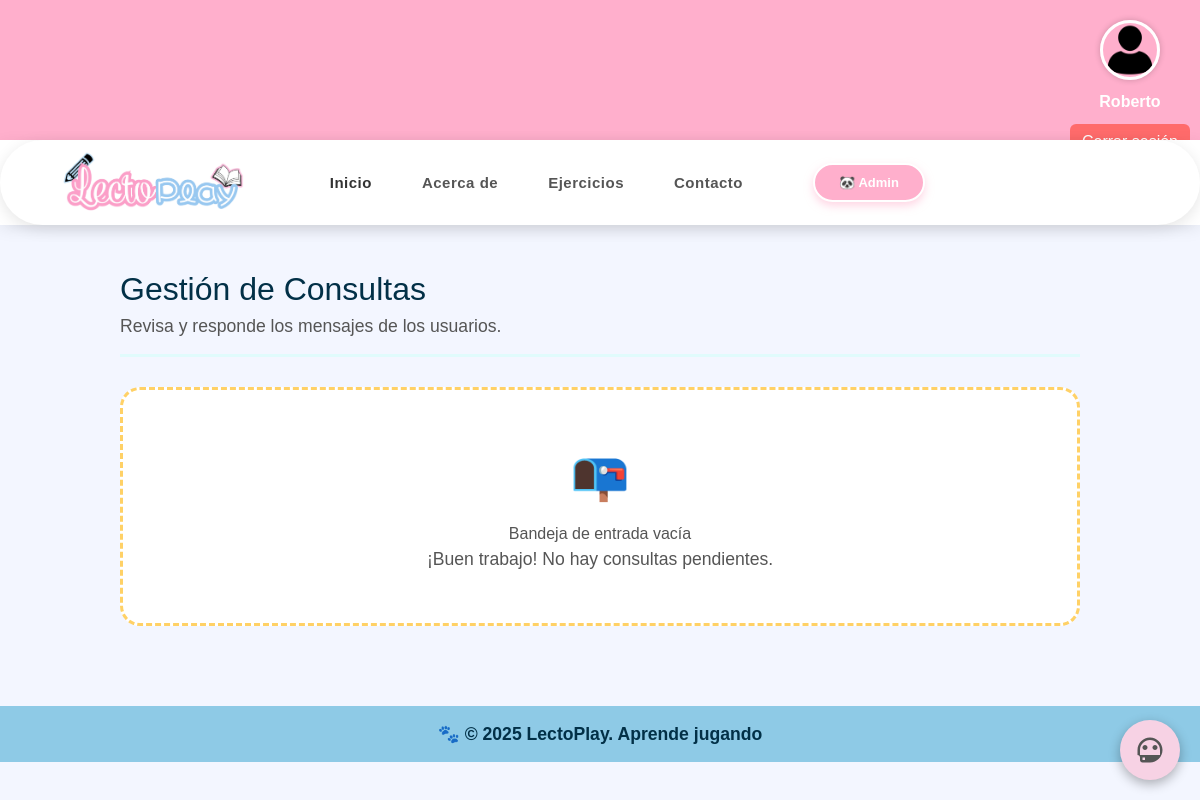
The page /panel-admin/consultas/ (signed in) on the database as committed earlier.
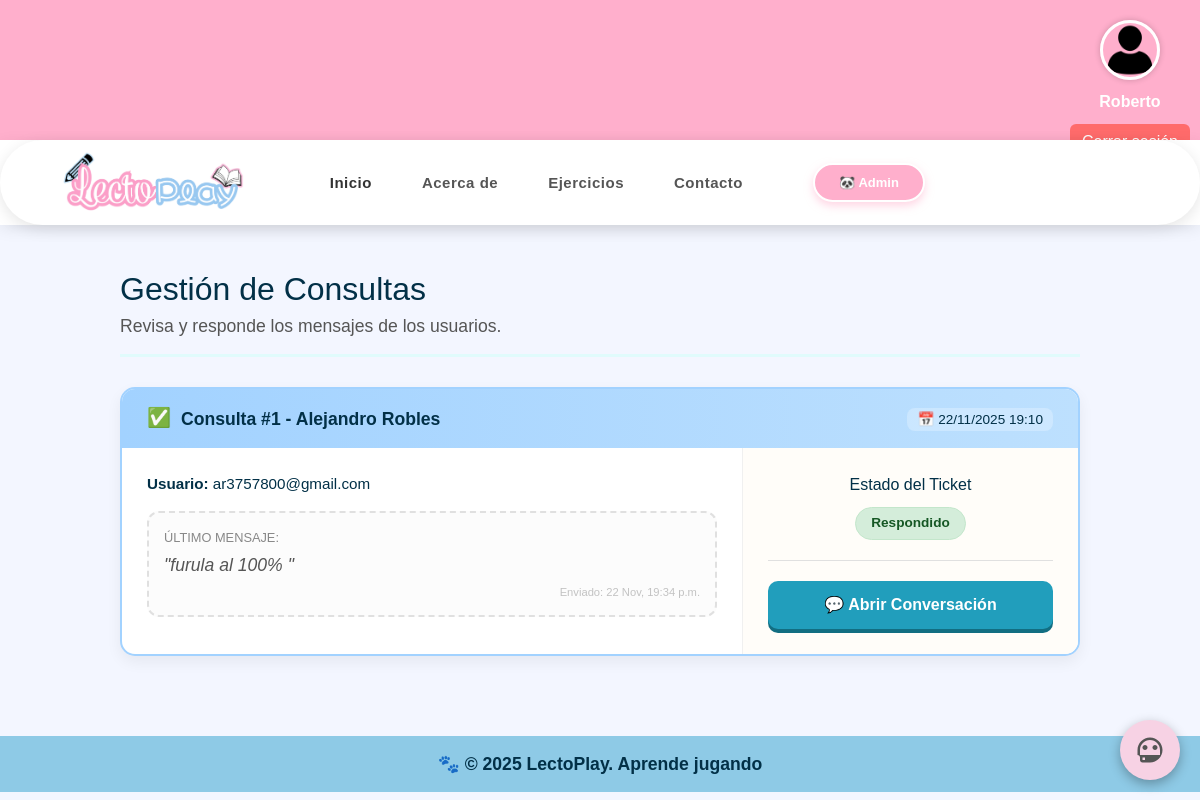
The same page on the database as committed later.
### app/models.py (models this page shows, shortened)
class Ticket(models.Model):
    contacto = models.ForeignKey(Contacto, on_delete=models.CASCADE, related_name='tickets')
    estado = models.CharField(max_length=20, default='pendiente')   # pendiente / en_proceso / resuelto
    creado = models.DateTimeField(auto_now_add=True)

class Contacto(models.Model):
    nombre = models.CharField(max_length=120)
    correo = models.EmailField()
    mensaje = models.TextField()
    fecha_envio = models.DateField()  # Fecha seleccionada por el usuario
    creado = models.DateTimeField(auto_now_add=True)

class Message(models.Model):
    ticket = models.ForeignKey(Ticket, on_delete=models.CASCADE, related_name='mensajes')
    autor = models.CharField(max_length=10)   # 'usuario' o 'admin'
    contenido = models.TextField()
    creado = models.DateTimeField(auto_now_add=True)

### app/views.py (the view)
# urls.py: path('panel-admin/consultas/', views.admin_consultas, name='admin_consultas'),
@staff_member_required(login_url='/login/')
def admin_consultas(request):
    tickets_qs = Ticket.objects.order_by('-creado')
    tickets = []
    for t in tickets_qs:
        last = t.mensajes.order_by('-creado').first()
        unread = True if last and last.autor == 'usuario' else False
        tickets.append({
            'ticket': t,
            'last': last,
            'unread': unread,
        })
    unread_count = sum(1 for x in tickets if x['unread'])
    return render(request, "admin/admin_consultas.html", {
        "tickets": tickets,
        "unread_count": unread_count,
    })

### app/templates/admin/admin_consultas.html (shortened to what this page needs)
{% extends "home.html" %}
{% load static %}
{% block content %}
<div class="admin-consultas-container">
    <div class="admin-header-row">
        <div>
            <h1>Gestión de Consultas</h1>
            <p>Revisa y responde los mensajes de los usuarios.</p>
        </div>
    </div>
    {% if tickets %}
    <div class="tickets-list">
        {% for item in tickets %}
            {% with ticket=item.ticket last=item.last unread=item.unread %}
            <div class="full-ticket-card {% if unread %}status-unread{% else %}status-read{% endif %}">
                <div class="ticket-header">
                    <div class="header-left">
                        <span class="icon-status">
                            {% if unread %}📩{% else %}✅{% endif %}
                        </span>
                        <span class="ticket-subject">Consulta #{{ ticket.id }} - {{ ticket.contacto.nombre }}</span>
                    </div>
                    <div class="header-right">
                        <span class="date-badge">
                            📅 {{ ticket.creado|date:"d/m/Y H:i" }}
                        </span>
                    </div>
                </div>
                <div class="ticket-body">
                    <div class="row-split">
                        <div class="col-msg">
                            <div class="user-meta">
                                <strong>Usuario:</strong> {{ ticket.contacto.correo }}
                            </div>
                            <div class="message-box">
                                <h6 class="msg-label">Último mensaje:</h6>
                                {% if last %}
                                    <p>"{{ last.contenido|linebreaksbr }}"</p>
                                    <small class="msg-time">Enviado: {{ last.creado|date:"d M, H:i a" }}</small>
                                {% else %}
                                    <p class="muted">No hay mensajes previos.</p>
                                {% endif %}
                            </div>
                        </div>
                        <div class="col-action">
                            <div class="action-panel">
                                <h6>Estado del Ticket</h6>
                                <span class="status-pill {% if unread %}pill-warning{% else %}pill-success{% endif %}">
                                    {% if unread %}Pendiente de respuesta{% else %}Respondido{% endif %}
                                </span>
                                <hr class="mini-divider">
                                <a href="{% url 'consulta_detalle' ticket.id %}" class="btn-action-block">
                                    💬 Abrir Conversación
                                </a>
                            </div>
                        </div>
                    </div>
                </div>
            </div>
            {% endwith %}
        {% endfor %}
    </div>
    {% else %}
    <div class="empty-state-list">
        <div class="empty-icon">📭</div>
        <h3>Bandeja de entrada vacía</h3>
        <p>¡Buen trabajo! No hay consultas pendientes.</p>
    </div>
    {% endif %}
</div>
{% endblock %}

Rows that differ between the two databases and show on the page:
added Ticket: ticket.id "1", ticket.contacto.nombre "Alejandro Robles", ticket.creado "22/11/2025 19:10", ticket.contacto.correo "ar3757800@gmail.com", last.contenido "furula al 100%", last.creado "22 Nov, 19:34 p.m."
Other text that changed with them:
text no longer shown: "📭 Bandeja de entrada vacía ¡Buen trabajo! No hay consultas pendientes."
